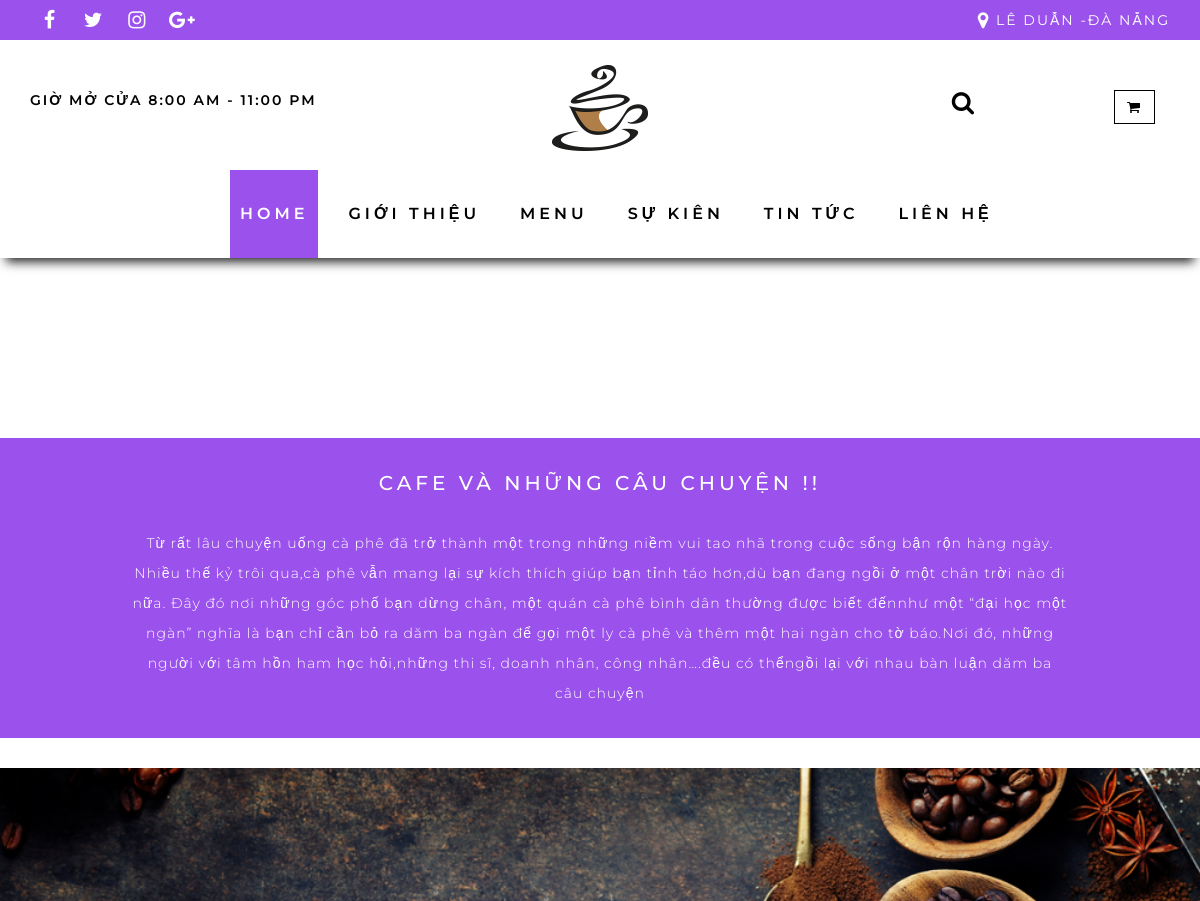
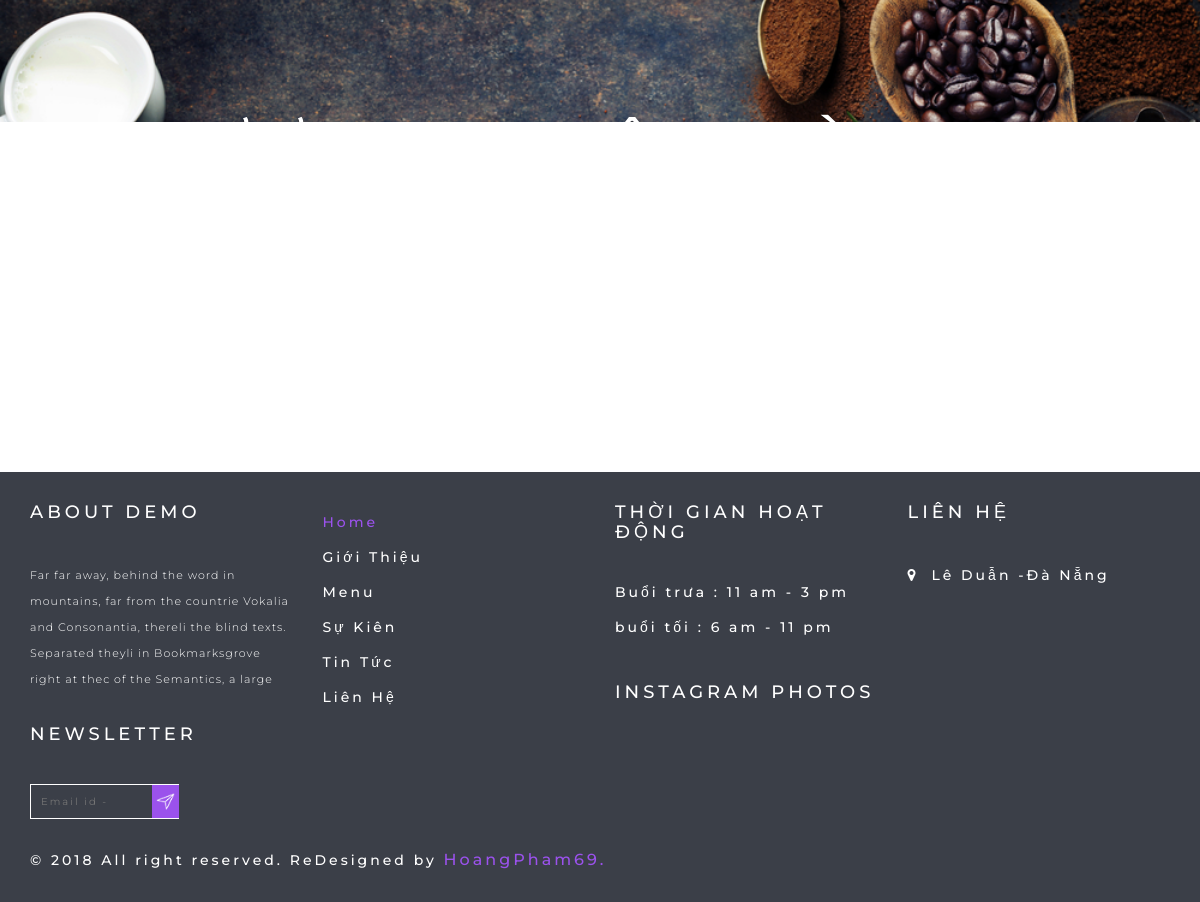
The page / on the database its author committed (2 pictures, top to bottom).
### tables this page shows
CREATE TABLE `pagecontent` (
  `titleID` int(9) NOT NULL,
  `title` varchar(255) NOT NULL,
  `content` text NOT NULL
);

### config.php (called while the page is built, shortened)
<?php
class Connect{
	public $conn;
	function __construct($db){
			$this->username="root";
			$this->password="";
			$this->servername="localhost";
			$this->db=$db;
			$this->conn = mysqli_connect($this->servername,$this->username, $this->password,$this->db);
			mysqli_set_charset($this->conn,"utf8");
		}
	public function select($sql){
			$result = $this->conn->query($sql);
			if ($result->num_rows > 0) {
			   while($row = $result->fetch_assoc()){
					     $return[] = $row;
					}
					return $return;
				} else {
				    return 0;
				}
		}
}
 ?>

### index.php (the view, shortened to what this page needs)
<?php
include("header.php");
include("config.php");
$con = new Connect('cafepage');
$sql = "SELECT * FROM `pagecontent` WHERE 1";
 $row= $con->select($sql);
     if($row!=0){
         for($i = 0 ;$i<sizeof($row);$i++){
            echo ' <aside class="first-block mt-90">
            <div class="container">
                <div class="row text-center">
                    <h2 id="block-heading">'.$row[$i]['title'].'</h2>
                    <p id="para">'.$row[$i]['content'].'</p>
                </div>
            </div>
        </aside>';
        }
    }
 ?>
        <div id="Carousel1" class="carousel slide mt-30 mb-60" data-ride="carousel">
            <div class="carousel-inner" role="listbox">
                <div class="item active">
                    <img src="images/Home/indexbanner.png" class="img-responsive" style="width: 100%" alt="banner1" height="700">
                    <div class="carousel-caption" >
                        <h1 style="font-family: montserrat">Hương vị đậm đà</h1>
                        <h2 style="font-family: montserrat">Chất lượng tuyệt hảo</h2>
                        <div ><a class="btn" style="color: white; margin-left: 230px; border-color: white; " href="menu.php" >Đặt hàng ngay </a></div>
                    </div>
                </div>
            </div>
        </div>
 <?php include("footer.php"); ?>

### css/style.css (style rules this page uses)
html { margin: 0; padding: 0; }
body { font-family: 'Montserrat', sans-serif; margin: 0; padding: 0; color: #000; font-size:100%; letter-spacing: 1px; }
.mt-30 { margin-top: 30px; }
.mt-90 { margin-top: 15%; }
.mb-60 { margin-bottom: 60px; }
.btn { background-color: transparent; border: 1px solid #000; border-radius: 0; color: #000; font-size: 14px; font-weight: 600; letter-spacing: 2px; text-transform: uppercase; }
#Carousel1 .item h1 { font-family: 'ardnasregular', sans-serif; font-size:60px; color:#fff; text-transform: uppercase; letter-spacing: 8px; }
#Carousel1 .item h2 { font-family: 'ardnasregular', sans-serif; font-size:45px; color:#fff; text-transform: uppercase; letter-spacing: 8px; }
#Carousel1 .carousel-caption { bottom: auto; color: #fff; left: 12%; position: absolute; right: auto; text-align: left; text-shadow: 0 1px 2px rgba(0, 0, 0, 0.6); top: 38%; z-index: 10; }
aside { padding: 30px 0; background-color: #9b52ec; }
.first-block h2 { color: #fff; font-size: 20px; font-weight: 500; letter-spacing: 4px; line-height: 30px; margin: 0; text-transform: uppercase; }
.first-block p { color: #fff; font-size: 14px; font-weight: 300; letter-spacing: 1px; margin: 0 auto; padding: 30px 0 0; width: 80%; line-height: 30px; }
*::after, *::before { box-sizing: border-box; }

### rows shown on the page
pagecontent: title "CAFE VÀ NHỮNG CÂU CHUYỆN !!", content "Từ rất lâu chuyện uống cà phê đã trở thành một trong những niềm vui tao nhã trong cuộc sống bận rộn hàng ngày. Nhiều thế kỷ trôi qua,cà phê vẫn mang lại sự kích thích giúp bạn tỉnh táo hơn,dù bạn đang ngồi ở một chân trời nào đi nữa. Đây đó nơi những góc phố bạn dừng chân, một quán cà phê bình dân thường được biết đếnnhư một “đại học một ngàn” nghĩa là bạn chỉ cần bỏ ra dăm ba ngàn để gọi một ly cà phê và thêm một hai ngàn cho tờ báo.Nơi đó, những người với tâm hồn ham học hỏi,những thi sĩ, doanh nhân, công nhân….đều có thểngồi lại với nhau bàn luận dăm ba câu chuyện"
